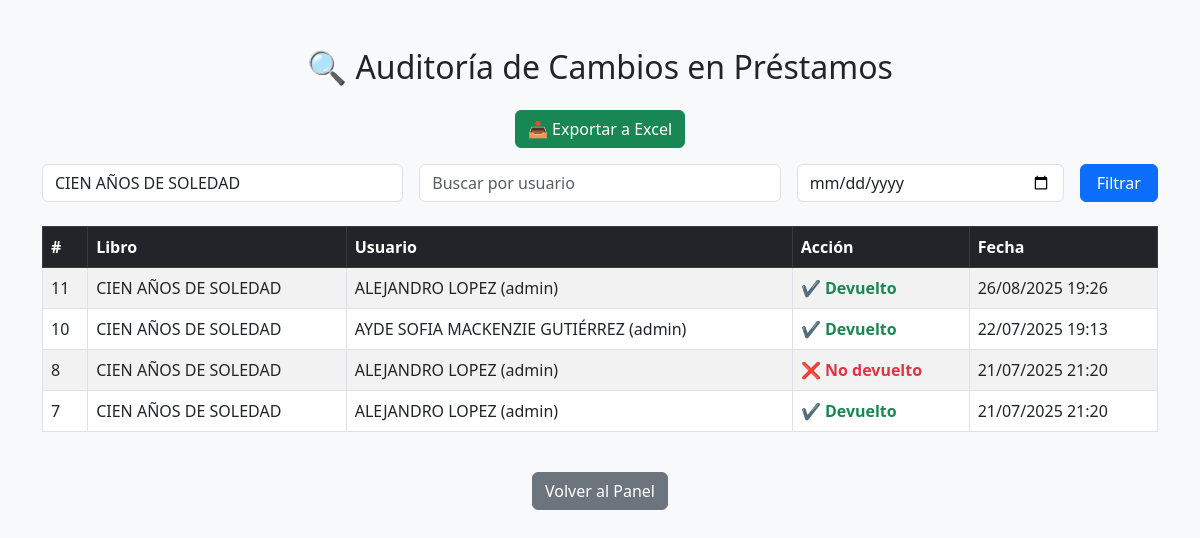
Page /auditoria_prestamos.php?libro=CIEN AÑOS DE SOLEDAD (signed in) on the committed database.
### tables this page shows
CREATE TABLE `auditoria_prestamos` (
  `id` int(11) NOT NULL,
  `prestamo_id` int(11) NOT NULL,
  `libro_id` int(11) NOT NULL,
  `usuario_id` int(11) NOT NULL,
  `nombre_usuario` varchar(100) DEFAULT NULL,
  `accion` varchar(20) DEFAULT NULL,
  `fecha` timestamp NOT NULL DEFAULT current_timestamp()
);

CREATE TABLE `libros` (
  `id` int(11) NOT NULL,
  `titulo` varchar(200) DEFAULT NULL,
  `autor` varchar(100) DEFAULT NULL,
  `codigo_libro` varchar(50) DEFAULT NULL,
  `estado` enum('disponible','prestado') DEFAULT 'disponible'
);

CREATE TABLE `usuarios` (
  `id` int(11) NOT NULL,
  `nombre` varchar(100) DEFAULT NULL,
  `email` varchar(100) DEFAULT NULL,
  `password` varchar(255) DEFAULT NULL,
  `rol` enum('admin','estudiante') NOT NULL,
  `creado_en` timestamp NOT NULL DEFAULT current_timestamp()
);

### auditoria_prestamos.php (the view, shortened to what this page needs)
<?php
include './db/conexion.php';
$filtro_libro = $_GET['libro'] ?? '';
$filtro_usuario = $_GET['usuario'] ?? '';
$filtro_fecha = $_GET['fecha'] ?? '';
$sql = "SELECT a.*, l.titulo AS libro_titulo, u.nombre AS usuario_nombre
        FROM auditoria_prestamos a
        JOIN libros l ON a.libro_id = l.id
        JOIN usuarios u ON a.usuario_id = u.id
        WHERE 1=1";
$params = [];
$types = '';
if (!empty($filtro_libro)) {
    $sql .= " AND l.titulo LIKE ?";
    $params[] = "%$filtro_libro%";
    $types .= 's';
}
$sql .= " ORDER BY a.fecha DESC";
$stmt = $conn->prepare($sql);
if ($params) {
    $stmt->bind_param($types, ...$params);
}
$stmt->execute();
$resultado = $stmt->get_result();
?>
<!DOCTYPE html>
<html lang="es">
<head>
    <link href="https://cdn.jsdelivr.net/npm/bootstrap@5.3.0/dist/css/bootstrap.min.css" rel="stylesheet">
</head>
<body class="bg-light">
<div class="container mt-5">
    <h2 class="text-center mb-4">🔍 Auditoría de Cambios en Préstamos</h2>
    <div class="text-center mb-3">
    <a href="exportar_auditoria_excel.php" class="btn btn-success">📥 Exportar a Excel</a>
</div>
    <form method="GET" class="row g-3 mb-4">
        <div class="col-md-4">
            <input type="text" name="libro" value="<?= htmlspecialchars($filtro_libro) ?>" class="form-control" placeholder="Buscar por libro">
        </div>
        <div class="col-md-4">
            <input type="text" name="usuario" value="<?= htmlspecialchars($filtro_usuario) ?>" class="form-control" placeholder="Buscar por usuario">
        </div>
        <div class="col-md-3">
            <input type="date" name="fecha" value="<?= htmlspecialchars($filtro_fecha) ?>" class="form-control">
        </div>
        <div class="col-md-1">
            <button type="submit" class="btn btn-primary w-100">Filtrar</button>
        </div>
    </form>
    <div class="table-responsive">
        <table class="table table-bordered table-striped align-middle">
            <thead class="table-dark">
                <tr>
                    <th>#</th>
                    <th>Libro</th>
                    <th>Usuario</th>
                    <th>Acción</th>
                    <th>Fecha</th>
                </tr>
            </thead>
            <tbody>
                <?php if ($resultado->num_rows > 0): ?>
                    <?php while ($row = $resultado->fetch_assoc()): ?>
                        <tr>
                            <td><?= $row['id'] ?></td>
                            <td><?= htmlspecialchars($row['libro_titulo']) ?></td>
                            <td><?= htmlspecialchars($row['usuario_nombre']) ?> (<?= htmlspecialchars($row['nombre_usuario']) ?>)</td>
                            <td>
                                <?= $row['accion'] === 'devuelto'
                                    ? '<span class="text-success fw-bold">✔️ Devuelto</span>'
                                    : '<span class="text-danger fw-bold">❌ No devuelto</span>'
                                ?>
                            </td>
                            <td><?= date("d/m/Y H:i", strtotime($row['fecha'])) ?></td>
                        </tr>
                    <?php endwhile; ?>
                <?php else: ?>
                    <tr>
                        <td colspan="5" class="text-center text-muted">No se encontraron registros de auditoría.</td>
                    </tr>
                <?php endif; ?>
            </tbody>
        </table>
    </div>
    <div class="text-center mt-4">
        <a href="dashboard_admin.php" class="btn btn-secondary">Volver al Panel</a>
    </div>
</div>
</body>
</html>

### rows in the picture
auditoria_prestamos: id "11", libro.titulo "CIEN AÑOS DE SOLEDAD", usuario.nombre "ALEJANDRO LOPEZ", nombre_usuario "admin", accion "✔️ Devuelto", fecha "26/08/2025 19:26"
auditoria_prestamos: id "10", libro.titulo "CIEN AÑOS DE SOLEDAD", usuario.nombre "AYDE SOFIA MACKENZIE GUTIÉRREZ", nombre_usuario "admin", accion "✔️ Devuelto", fecha "22/07/2025 19:13"
auditoria_prestamos: id "8", libro.titulo "CIEN AÑOS DE SOLEDAD", usuario.nombre "ALEJANDRO LOPEZ", nombre_usuario "admin", accion "❌ No devuelto", fecha "21/07/2025 21:20"
auditoria_prestamos: id "7", libro.titulo "CIEN AÑOS DE SOLEDAD", usuario.nombre "ALEJANDRO LOPEZ", nombre_usuario "admin", accion "✔️ Devuelto", fecha "21/07/2025 21:20"
